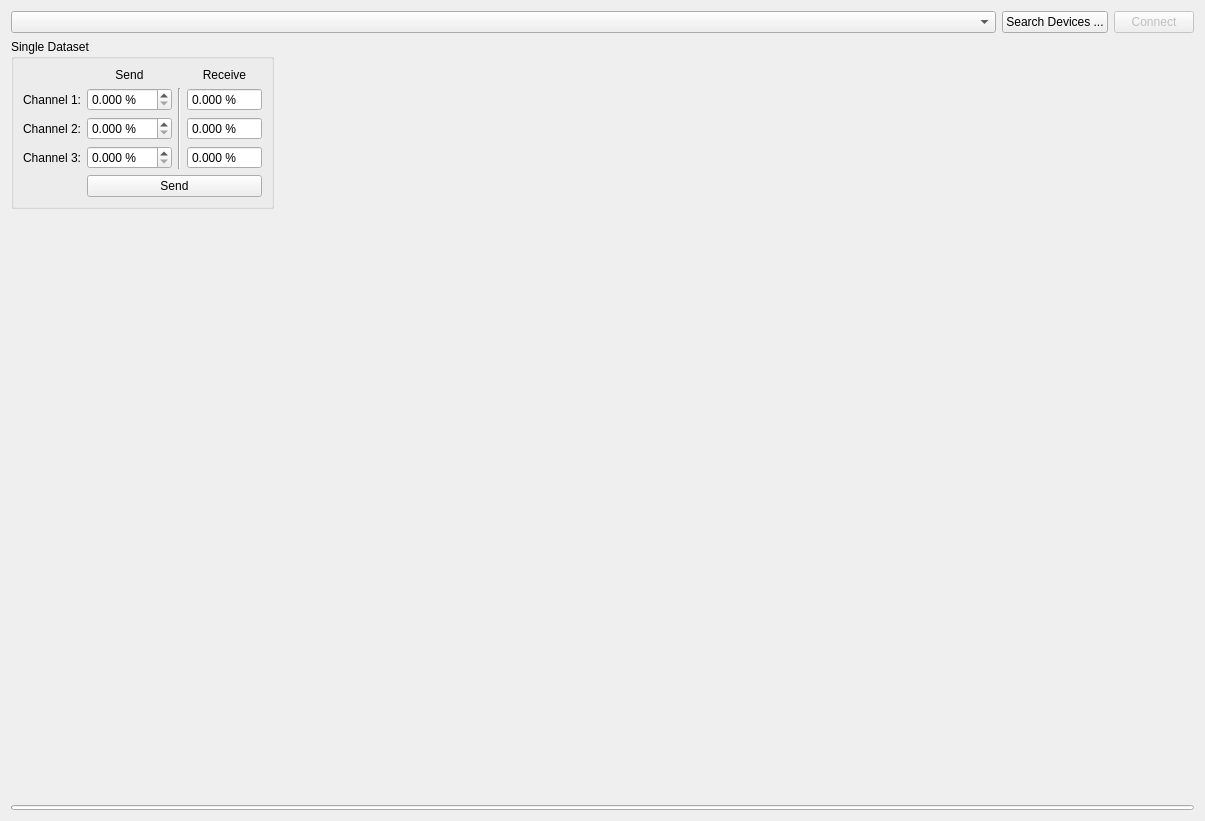
<?xml version="1.0" encoding="UTF-8"?>
<ui version="4.0">
 <class>SpiBoxWidget</class>
 <widget class="QWidget" name="SpiBoxWidget">
  <property name="geometry">
   <rect>
    <x>0</x>
    <y>0</y>
    <width>1205</width>
    <height>821</height>
   </rect>
  </property>
  <property name="windowTitle">
   <string>Form</string>
  </property>
  <layout class="QVBoxLayout" name="verticalLayout_3">
   <item>
    <layout class="QHBoxLayout" name="horizontalLayout">
     <property name="spacing">
      <number>6</number>
     </property>
     <item>
      <widget class="QComboBox" name="devicesComboBox">
       <property name="sizePolicy">
        <sizepolicy hsizetype="Expanding" vsizetype="Fixed">
         <horstretch>0</horstretch>
         <verstretch>0</verstretch>
        </sizepolicy>
       </property>
      </widget>
     </item>
     <item>
      <widget class="QPushButton" name="searchDevicesButton">
       <property name="sizePolicy">
        <sizepolicy hsizetype="Fixed" vsizetype="Fixed">
         <horstretch>0</horstretch>
         <verstretch>0</verstretch>
        </sizepolicy>
       </property>
       <property name="text">
        <string>Search Devices ...</string>
       </property>
      </widget>
     </item>
     <item>
      <widget class="QPushButton" name="connectButton">
       <property name="enabled">
        <bool>false</bool>
       </property>
       <property name="sizePolicy">
        <sizepolicy hsizetype="Fixed" vsizetype="Fixed">
         <horstretch>0</horstretch>
         <verstretch>0</verstretch>
        </sizepolicy>
       </property>
       <property name="text">
        <string>Connect</string>
       </property>
      </widget>
     </item>
    </layout>
   </item>
   <item>
    <layout class="QHBoxLayout" name="horizontalLayout_2">
     <property name="spacing">
      <number>12</number>
     </property>
     <property name="rightMargin">
      <number>0</number>
     </property>
     <item>
      <layout class="QVBoxLayout" name="verticalLayout_2">
       <item>
        <widget class="QGroupBox" name="singleDatasetGroupBox">
         <property name="enabled">
          <bool>true</bool>
         </property>
         <property name="minimumSize">
          <size>
           <width>0</width>
           <height>0</height>
          </size>
         </property>
         <property name="title">
          <string>Single Dataset</string>
         </property>
         <layout class="QGridLayout" name="gridLayout">
          <item row="1" column="1">
           <widget class="QDoubleSpinBox" name="singleDatasetSendCh1SpinBox">
            <property name="buttonSymbols">
             <enum>QAbstractSpinBox::ButtonSymbols::UpDownArrows</enum>
            </property>
            <property name="suffix">
             <string> %</string>
            </property>
            <property name="decimals">
             <number>3</number>
            </property>
            <property name="maximum">
             <double>100.000000000000000</double>
            </property>
            <property name="singleStep">
             <double>10.000000000000000</double>
            </property>
           </widget>
          </item>
          <item row="1" column="3">
           <widget class="QDoubleSpinBox" name="singleDatasetReceiveCh1SpinBox">
            <property name="readOnly">
             <bool>true</bool>
            </property>
            <property name="buttonSymbols">
             <enum>QAbstractSpinBox::ButtonSymbols::NoButtons</enum>
            </property>
            <property name="suffix">
             <string> %</string>
            </property>
            <property name="decimals">
             <number>3</number>
            </property>
            <property name="maximum">
             <double>1000.000000000000000</double>
            </property>
           </widget>
          </item>
          <item row="0" column="1">
           <widget class="QLabel" name="label_3">
            <property name="text">
             <string>Send</string>
            </property>
            <property name="alignment">
             <set>Qt::AlignmentFlag::AlignCenter</set>
            </property>
           </widget>
          </item>
          <item row="0" column="3">
           <widget class="QLabel" name="label_4">
            <property name="text">
             <string>Receive</string>
            </property>
            <property name="alignment">
             <set>Qt::AlignmentFlag::AlignCenter</set>
            </property>
           </widget>
          </item>
          <item row="1" column="0">
           <widget class="QLabel" name="label">
            <property name="text">
             <string>Channel 1:</string>
            </property>
           </widget>
          </item>
          <item row="2" column="0">
           <widget class="QLabel" name="label_2">
            <property name="text">
             <string>Channel 2:</string>
            </property>
           </widget>
          </item>
          <item row="3" column="3">
           <widget class="QDoubleSpinBox" name="singleDatasetReceiveCh3SpinBox">
            <property name="readOnly">
             <bool>true</bool>
            </property>
            <property name="buttonSymbols">
             <enum>QAbstractSpinBox::ButtonSymbols::NoButtons</enum>
            </property>
            <property name="suffix">
             <string> %</string>
            </property>
            <property name="decimals">
             <number>3</number>
            </property>
            <property name="maximum">
             <double>1000.000000000000000</double>
            </property>
           </widget>
          </item>
          <item row="2" column="3">
           <widget class="QDoubleSpinBox" name="singleDatasetReceiveCh2SpinBox">
            <property name="readOnly">
             <bool>true</bool>
            </property>
            <property name="buttonSymbols">
             <enum>QAbstractSpinBox::ButtonSymbols::NoButtons</enum>
            </property>
            <property name="suffix">
             <string> %</string>
            </property>
            <property name="decimals">
             <number>3</number>
            </property>
            <property name="maximum">
             <double>1000.000000000000000</double>
            </property>
           </widget>
          </item>
          <item row="3" column="1">
           <widget class="QDoubleSpinBox" name="singleDatasetSendCh3SpinBox">
            <property name="readOnly">
             <bool>false</bool>
            </property>
            <property name="buttonSymbols">
             <enum>QAbstractSpinBox::ButtonSymbols::UpDownArrows</enum>
            </property>
            <property name="suffix">
             <string> %</string>
            </property>
            <property name="decimals">
             <number>3</number>
            </property>
            <property name="maximum">
             <double>100.000000000000000</double>
            </property>
            <property name="singleStep">
             <double>10.000000000000000</double>
            </property>
           </widget>
          </item>
          <item row="3" column="0">
           <widget class="QLabel" name="label_5">
            <property name="text">
             <string>Channel 3:</string>
            </property>
           </widget>
          </item>
          <item row="4" column="1" colspan="3">
           <widget class="QPushButton" name="sendSingleButton">
            <property name="text">
             <string>Send</string>
            </property>
           </widget>
          </item>
          <item row="1" column="2" rowspan="3">
           <widget class="Line" name="line">
            <property name="minimumSize">
             <size>
              <width>0</width>
              <height>0</height>
             </size>
            </property>
            <property name="orientation">
             <enum>Qt::Orientation::Vertical</enum>
            </property>
           </widget>
          </item>
          <item row="2" column="1">
           <widget class="QDoubleSpinBox" name="singleDatasetSendCh2SpinBox">
            <property name="buttonSymbols">
             <enum>QAbstractSpinBox::ButtonSymbols::UpDownArrows</enum>
            </property>
            <property name="suffix">
             <string> %</string>
            </property>
            <property name="decimals">
             <number>3</number>
            </property>
            <property name="maximum">
             <double>100.000000000000000</double>
            </property>
            <property name="singleStep">
             <double>10.000000000000000</double>
            </property>
           </widget>
          </item>
         </layout>
        </widget>
       </item>
       <item>
        <spacer name="verticalSpacer">
         <property name="orientation">
          <enum>Qt::Orientation::Vertical</enum>
         </property>
         <property name="sizeHint" stdset="0">
          <size>
           <width>20</width>
           <height>40</height>
          </size>
         </property>
        </spacer>
       </item>
      </layout>
     </item>
     <item>
      <layout class="QVBoxLayout" name="verticalLayout_4">
       <property name="spacing">
        <number>0</number>
       </property>
       <property name="topMargin">
        <number>0</number>
       </property>
       <item>
        <widget class="MplWidget" name="waveformPlot" native="true">
         <property name="sizePolicy">
          <sizepolicy hsizetype="Expanding" vsizetype="Expanding">
           <horstretch>0</horstretch>
           <verstretch>0</verstretch>
          </sizepolicy>
         </property>
        </widget>
       </item>
      </layout>
     </item>
    </layout>
   </item>
   <item>
    <widget class="TimedProgressBar" name="moveProgressBar">
     <property name="maximumSize">
      <size>
       <width>16777215</width>
       <height>5</height>
      </size>
     </property>
     <property name="value">
      <number>0</number>
     </property>
     <property name="textVisible">
      <bool>false</bool>
     </property>
    </widget>
   </item>
  </layout>
 </widget>
 <customwidgets>
  <customwidget>
   <class>MplWidget</class>
   <extends>QWidget</extends>
   <header location="global">pysoworks.mplcanvas</header>
   <container>1</container>
  </customwidget>
  <customwidget>
   <class>TimedProgressBar</class>
   <extends>QProgressBar</extends>
   <header location="global">pysoworks.timed_progress_bar</header>
  </customwidget>
 </customwidgets>
 <resources/>
 <connections/>
</ui>
